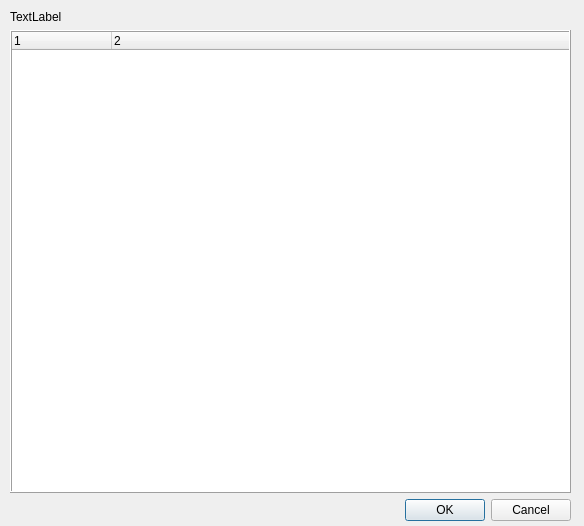
<?xml version="1.0" encoding="UTF-8"?>
<ui version="4.0">
 <class>CStatus</class>
 <widget class="QDialog" name="CStatus">
  <property name="geometry">
   <rect>
    <x>0</x>
    <y>0</y>
    <width>584</width>
    <height>526</height>
   </rect>
  </property>
  <property name="windowTitle">
   <string>Dialog</string>
  </property>
  <widget class="QWidget" name="verticalLayoutWidget">
   <property name="geometry">
    <rect>
     <x>10</x>
     <y>10</y>
     <width>561</width>
     <height>511</height>
    </rect>
   </property>
   <layout class="QVBoxLayout" name="verticalLayout">
    <item>
     <widget class="QLabel" name="lblStatus">
      <property name="text">
       <string>TextLabel</string>
      </property>
     </widget>
    </item>
    <item>
     <widget class="QTreeWidget" name="tblStatus">
      <property name="autoFillBackground">
       <bool>true</bool>
      </property>
      <property name="frameShape">
       <enum>QFrame::Box</enum>
      </property>
      <property name="frameShadow">
       <enum>QFrame::Raised</enum>
      </property>
      <property name="tabKeyNavigation">
       <bool>false</bool>
      </property>
      <property name="showDropIndicator" stdset="0">
       <bool>false</bool>
      </property>
      <property name="dragDropOverwriteMode">
       <bool>false</bool>
      </property>
      <property name="alternatingRowColors">
       <bool>true</bool>
      </property>
      <property name="animated">
       <bool>true</bool>
      </property>
      <property name="columnCount">
       <number>2</number>
      </property>
      <column>
       <property name="text">
        <string notr="true">1</string>
       </property>
      </column>
      <column>
       <property name="text">
        <string notr="true">2</string>
       </property>
      </column>
     </widget>
    </item>
    <item>
     <widget class="QDialogButtonBox" name="buttonBox">
      <property name="orientation">
       <enum>Qt::Horizontal</enum>
      </property>
      <property name="standardButtons">
       <set>QDialogButtonBox::Cancel|QDialogButtonBox::Ok</set>
      </property>
     </widget>
    </item>
   </layout>
  </widget>
 </widget>
 <resources/>
 <connections>
  <connection>
   <sender>buttonBox</sender>
   <signal>accepted()</signal>
   <receiver>CStatus</receiver>
   <slot>accept()</slot>
   <hints>
    <hint type="sourcelabel">
     <x>248</x>
     <y>254</y>
    </hint>
    <hint type="destinationlabel">
     <x>157</x>
     <y>274</y>
    </hint>
   </hints>
  </connection>
  <connection>
   <sender>buttonBox</sender>
   <signal>rejected()</signal>
   <receiver>CStatus</receiver>
   <slot>reject()</slot>
   <hints>
    <hint type="sourcelabel">
     <x>316</x>
     <y>260</y>
    </hint>
    <hint type="destinationlabel">
     <x>286</x>
     <y>274</y>
    </hint>
   </hints>
  </connection>
 </connections>
</ui>
